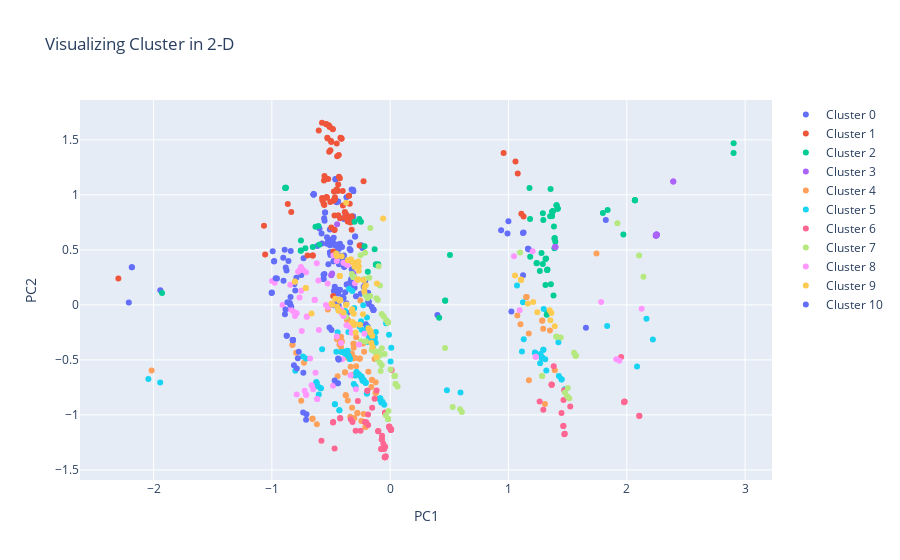

Notebook code for this chart:
### Code cell
trace0 = go.Scatter(
                    x = cluster0["PCA_comp1"],
                    y = cluster0["PCA_comp2"],
                    mode = 'markers',
                    name = 'Cluster 0')

trace1 = go.Scatter(
                    x = cluster1["PCA_comp1"],
                    y = cluster1["PCA_comp2"],
                    mode = 'markers',
                    name = 'Cluster 1')

trace2 = go.Scatter(
                    x = cluster2["PCA_comp1"],
                    y = cluster2["PCA_comp2"],
                    mode = 'markers',
                    name = 'Cluster 2')

trace3 = go.Scatter(
                    x = cluster3["PCA_comp1"],
                    y = cluster3["PCA_comp2"],
                    mode = 'markers',
                    name = 'Cluster 3')

trace4 = go.Scatter(
                    x = cluster4["PCA_comp1"],
                    y = cluster4["PCA_comp2"],
                    mode = 'markers',
                    name = 'Cluster 4')

trace5 = go.Scatter(
                    x = cluster5["PCA_comp1"],
                    y = cluster5["PCA_comp2"],
                    mode = 'markers',
                    name = 'Cluster 5')

trace6 = go.Scatter(
                    x = cluster6["PCA_comp1"],
                    y = cluster6["PCA_comp2"],
                    mode = 'markers',
                    name = 'Cluster 6')

trace7 = go.Scatter(
                    x = cluster7["PCA_comp1"],
                    y = cluster7["PCA_comp2"],
                    mode = 'markers',
                    name = 'Cluster 7')

trace8 = go.Scatter(
                    x = cluster8["PCA_comp1"],
                    y = cluster8["PCA_comp2"],
                    mode = 'markers',
                    name = 'Cluster 8')

trace9 = go.Scatter(
                    x = cluster9["PCA_comp1"],
                    y = cluster9["PCA_comp2"],
                    mode = 'markers',
                    name = 'Cluster 9')

trace10 = go.Scatter(
                    x = cluster10["PCA_comp1"],
                    y = cluster10["PCA_comp2"],
                    mode = 'markers',
                    name = 'Cluster 10')

data = [trace0, trace1, trace2, trace3, trace4, trace5, trace6, trace7, trace8, trace9, trace10]

title = "Visualizing Cluster in 2-D"

layout = dict(title = title,
              xaxis = dict(title = 'PC1', ticklen = 5, zeroline = False),
              yaxis = dict(title = 'PC2', ticklen = 5, zeroline = False)
                          )
              
fig = dict(data = data, layout = layout)
              
iplot(fig)
